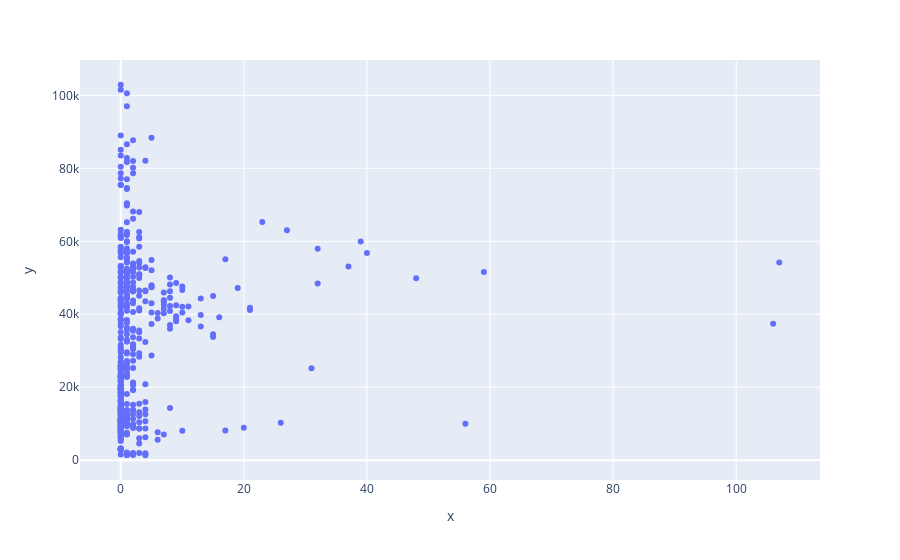

Here is the notebook cell this chart was saved with:
### Code cell
import plotly.express as px
fig = px.scatter(x=final_one['hpc_no'], y=final_one['GDP'])
fig.show()

### Figure 1 — Plotly figure (JSON) as saved in the notebook; plotly's stock layout.template omitted (floating-point values rounded to 4 significant figures; data arrays with more than 128 entries replaced by an {"elided": "..."} marker saying what was removed)
{"data": [{"hovertemplate": "x=%{x}<br>y=%{y}<extra></extra>", "legendgroup": "", "marker": {"color": "#636efa", "symbol": "circle"}, "mode": "markers", "name": "", "orientation": "v", "showlegend": false, "type": "scatter", "x": {"elided": "473 int values"}, "xaxis": "x", "y": {"elided": "473 int values"}, "yaxis": "y"}], "layout": {"legend": {"tracegroupgap": 0}, "margin": {"t": 60}, "xaxis": {"anchor": "y", "domain": [0, 1], "title": {"text": "x"}}, "yaxis": {"anchor": "x", "domain": [0, 1], "title": {"text": "y"}}}}
